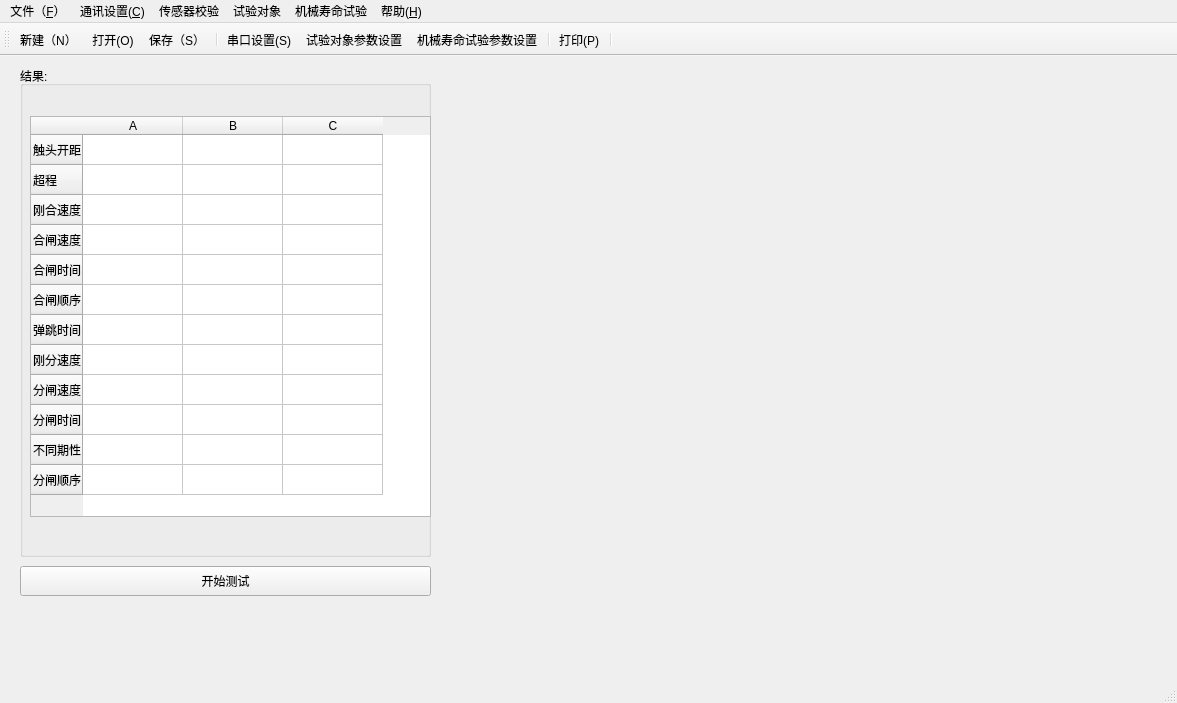
<?xml version="1.0" encoding="UTF-8"?>
<ui version="4.0">
 <class>MainWindow</class>
 <widget class="QMainWindow" name="MainWindow">
  <property name="geometry">
   <rect>
    <x>0</x>
    <y>0</y>
    <width>1177</width>
    <height>703</height>
   </rect>
  </property>
  <property name="windowTitle">
   <string>主窗口</string>
  </property>
  <widget class="QWidget" name="centralWidget">
   <widget class="QGroupBox" name="groupBox">
    <property name="geometry">
     <rect>
      <x>20</x>
      <y>10</y>
      <width>411</width>
      <height>491</height>
     </rect>
    </property>
    <property name="title">
     <string>结果:</string>
    </property>
    <widget class="QTableWidget" name="tableWidget">
     <property name="geometry">
      <rect>
       <x>10</x>
       <y>50</y>
       <width>401</width>
       <height>401</height>
      </rect>
     </property>
     <row>
      <property name="text">
       <string>触头开距</string>
      </property>
     </row>
     <row>
      <property name="text">
       <string>超程</string>
      </property>
     </row>
     <row>
      <property name="text">
       <string>刚合速度</string>
      </property>
     </row>
     <row>
      <property name="text">
       <string>合闸速度</string>
      </property>
     </row>
     <row>
      <property name="text">
       <string>合闸时间</string>
      </property>
     </row>
     <row>
      <property name="text">
       <string>合闸顺序</string>
      </property>
     </row>
     <row>
      <property name="text">
       <string>弹跳时间</string>
      </property>
     </row>
     <row>
      <property name="text">
       <string>刚分速度</string>
      </property>
     </row>
     <row>
      <property name="text">
       <string>分闸速度</string>
      </property>
     </row>
     <row>
      <property name="text">
       <string>分闸时间</string>
      </property>
     </row>
     <row>
      <property name="text">
       <string>不同期性</string>
      </property>
     </row>
     <row>
      <property name="text">
       <string>分闸顺序</string>
      </property>
     </row>
     <column>
      <property name="text">
       <string>A</string>
      </property>
     </column>
     <column>
      <property name="text">
       <string>B</string>
      </property>
     </column>
     <column>
      <property name="text">
       <string>C</string>
      </property>
     </column>
    </widget>
   </widget>
   <widget class="QPushButton" name="btn_begin_mesurement">
    <property name="geometry">
     <rect>
      <x>20</x>
      <y>510</y>
      <width>411</width>
      <height>30</height>
     </rect>
    </property>
    <property name="text">
     <string>开始测试</string>
    </property>
   </widget>
  </widget>
  <widget class="QMenuBar" name="menuBar">
   <property name="geometry">
    <rect>
     <x>0</x>
     <y>0</y>
     <width>1177</width>
     <height>31</height>
    </rect>
   </property>
   <widget class="QMenu" name="menu">
    <property name="title">
     <string>文件（&amp;F）</string>
    </property>
    <addaction name="separator"/>
    <addaction name="action_newFile"/>
    <addaction name="action_open"/>
    <addaction name="separator"/>
    <addaction name="action_save"/>
    <addaction name="action_saveAs"/>
    <addaction name="separator"/>
    <addaction name="action_print"/>
    <addaction name="separator"/>
    <addaction name="action_exit"/>
   </widget>
   <widget class="QMenu" name="menu_2">
    <property name="title">
     <string>通讯设置(&amp;C)</string>
    </property>
    <addaction name="action_serialportSet"/>
    <addaction name="separator"/>
   </widget>
   <widget class="QMenu" name="sensor_check">
    <property name="title">
     <string>传感器校验</string>
    </property>
    <addaction name="action_sensor_check"/>
   </widget>
   <widget class="QMenu" name="test_object">
    <property name="title">
     <string>试验对象</string>
    </property>
    <addaction name="action_test_object"/>
   </widget>
   <widget class="QMenu" name="menu_5">
    <property name="title">
     <string>帮助(&amp;H)</string>
    </property>
    <addaction name="action_about"/>
   </widget>
   <widget class="QMenu" name="menu_3">
    <property name="title">
     <string>机械寿命试验</string>
    </property>
    <addaction name="action_life_test"/>
   </widget>
   <addaction name="menu"/>
   <addaction name="menu_2"/>
   <addaction name="sensor_check"/>
   <addaction name="test_object"/>
   <addaction name="menu_3"/>
   <addaction name="menu_5"/>
  </widget>
  <widget class="QToolBar" name="mainToolBar">
   <property name="allowedAreas">
    <set>Qt::TopToolBarArea</set>
   </property>
   <attribute name="toolBarArea">
    <enum>TopToolBarArea</enum>
   </attribute>
   <attribute name="toolBarBreak">
    <bool>false</bool>
   </attribute>
   <addaction name="action_newFile"/>
   <addaction name="action_open"/>
   <addaction name="action_save"/>
   <addaction name="separator"/>
   <addaction name="action_serialportSet"/>
   <addaction name="action_test_object"/>
   <addaction name="action_life_test"/>
   <addaction name="separator"/>
   <addaction name="action_print"/>
   <addaction name="separator"/>
  </widget>
  <widget class="QStatusBar" name="statusBar"/>
  <action name="action_open">
   <property name="icon">
    <iconset resource="background.qrc">
     <normaloff>:/new/prefix_icon/icon/Open Folder.png</normaloff>:/new/prefix_icon/icon/Open Folder.png</iconset>
   </property>
   <property name="text">
    <string>打开(&amp;O)</string>
   </property>
  </action>
  <action name="action_save">
   <property name="icon">
    <iconset resource="background.qrc">
     <normaloff>:/new/prefix_icon/icon/save.png</normaloff>:/new/prefix_icon/icon/save.png</iconset>
   </property>
   <property name="text">
    <string>保存（&amp;S）</string>
   </property>
  </action>
  <action name="action_saveAs">
   <property name="icon">
    <iconset resource="background.qrc">
     <normaloff>:/new/prefix_icon/icon/save-as.png</normaloff>:/new/prefix_icon/icon/save-as.png</iconset>
   </property>
   <property name="text">
    <string>另存为(&amp;A)</string>
   </property>
  </action>
  <action name="action_serialportSet">
   <property name="icon">
    <iconset resource="background.qrc">
     <normaloff>:/new/prefix_icon/icon/serial-port .png</normaloff>:/new/prefix_icon/icon/serial-port .png</iconset>
   </property>
   <property name="text">
    <string>串口设置(&amp;S)</string>
   </property>
  </action>
  <action name="action_about">
   <property name="icon">
    <iconset resource="background.qrc">
     <normaloff>:/new/prefix_icon/icon/about.png</normaloff>:/new/prefix_icon/icon/about.png</iconset>
   </property>
   <property name="text">
    <string>关于(&amp;A)</string>
   </property>
  </action>
  <action name="action_print">
   <property name="icon">
    <iconset resource="background.qrc">
     <normaloff>:/new/prefix_icon/icon/print.png</normaloff>:/new/prefix_icon/icon/print.png</iconset>
   </property>
   <property name="text">
    <string>打印(&amp;P)</string>
   </property>
  </action>
  <action name="action_exit">
   <property name="icon">
    <iconset resource="background.qrc">
     <normaloff>:/new/prefix_icon/icon/exit.png</normaloff>:/new/prefix_icon/icon/exit.png</iconset>
   </property>
   <property name="text">
    <string>退出(&amp;E)</string>
   </property>
  </action>
  <action name="action_newFile">
   <property name="icon">
    <iconset resource="background.qrc">
     <normaloff>:/new/prefix_icon/icon/new.png</normaloff>:/new/prefix_icon/icon/new.png</iconset>
   </property>
   <property name="text">
    <string>新建（&amp;N）</string>
   </property>
  </action>
  <action name="action_sensor_check">
   <property name="icon">
    <iconset resource="background.qrc">
     <normaloff>:/new/prefix_icon/icon/sensor.png</normaloff>:/new/prefix_icon/icon/sensor.png</iconset>
   </property>
   <property name="text">
    <string>传感器系数校验</string>
   </property>
  </action>
  <action name="action_test_object">
   <property name="icon">
    <iconset resource="background.qrc">
     <normaloff>:/new/prefix_icon/icon/list_switch.png</normaloff>:/new/prefix_icon/icon/list_switch.png</iconset>
   </property>
   <property name="text">
    <string>试验对象参数设置</string>
   </property>
  </action>
  <action name="action_life_test">
   <property name="icon">
    <iconset resource="background.qrc">
     <normaloff>:/new/prefix_icon/icon/Lifetime.png</normaloff>:/new/prefix_icon/icon/Lifetime.png</iconset>
   </property>
   <property name="text">
    <string>机械寿命试验参数设置</string>
   </property>
  </action>
 </widget>
 <layoutdefault spacing="6" margin="11"/>
 <resources>
  <include location="background.qrc"/>
 </resources>
 <connections/>
</ui>
